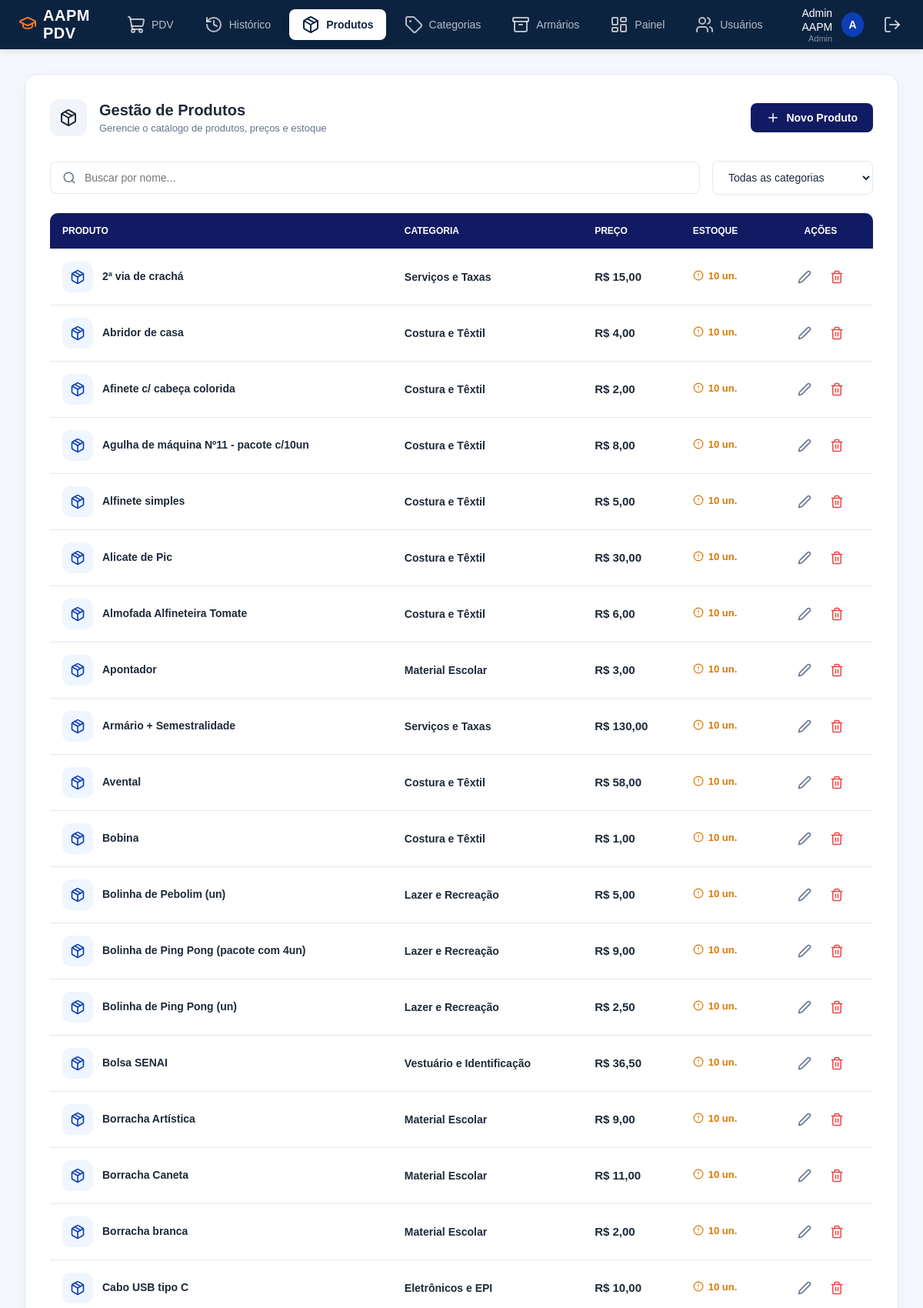
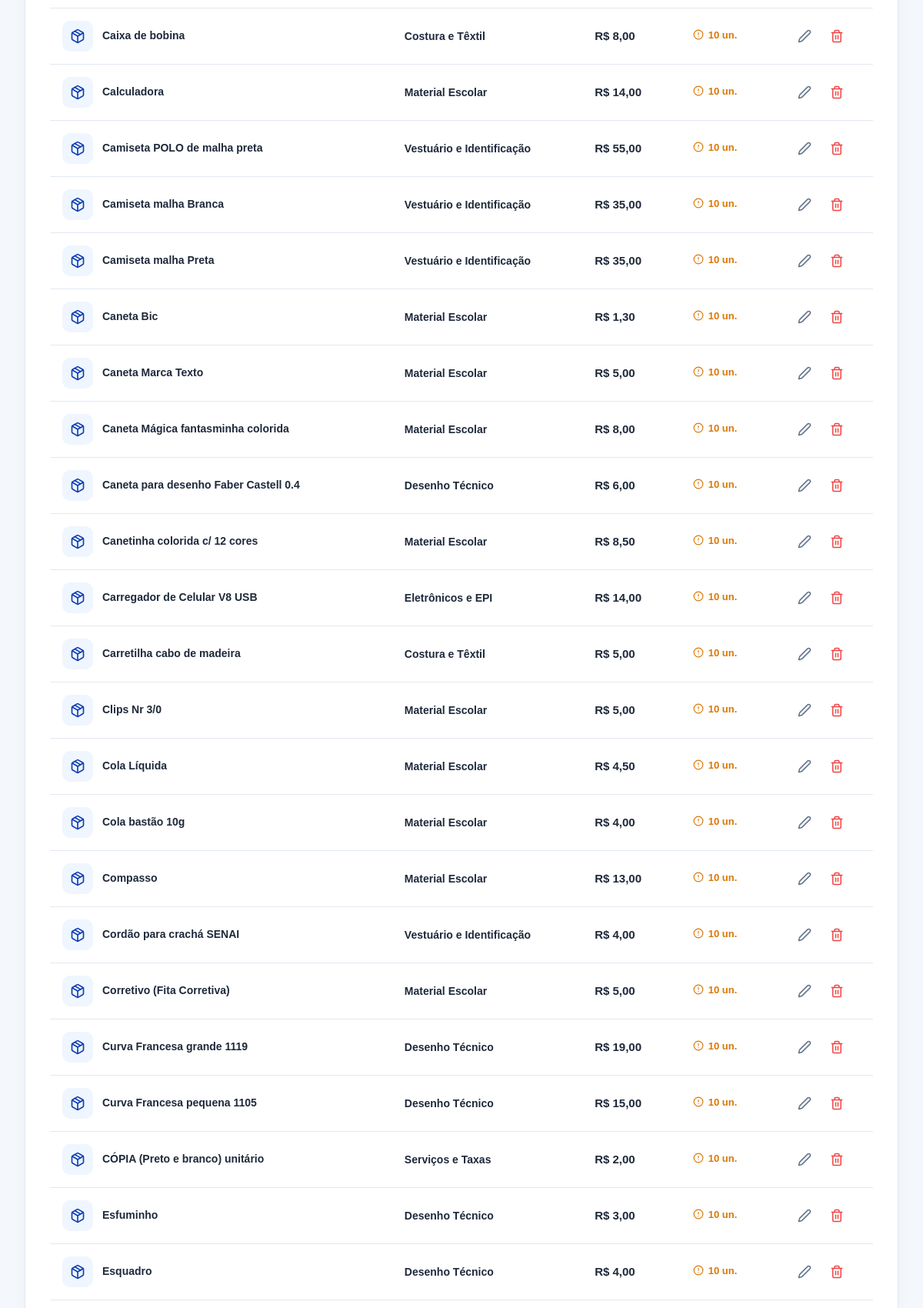
The page /produtos/ (signed in, upper part) on the database its author committed (2 pictures, top to bottom).
### app/models/produto.py (models this page shows, shortened)
class Produto(Base):
    __tablename__ = "produtos"
    id = Column(Integer, primary_key=True, autoincrement=True, index=True)
    nome  = Column(String(150), nullable=False, index=True)
    preco = Column(Float, nullable=False, default=0.1)
    estoque_atual = Column(Integer, nullable=False, default=0)
    ativo = Column(Boolean, default=True)
    imagem_path = Column(String(255), nullable=True)
    categoria_id = Column(Integer, ForeignKey("categorias.id", onupdate="SET NULL"), nullable=True)
    categoria = relationship("Categoria", back_populates="produtos")

### app/models/categoria.py (models this page shows)
class Categoria(Base):
    __tablename__ = "categorias"
    id = Column(Integer, primary_key=True, autoincrement=True, index=True)
    nome  = Column(String(100), nullable=False, unique=True)
    ativo = Column(Boolean, default=True)
    produtos = relationship("Produto", back_populates="categoria", lazy="select")

### app/controllers/produto_controller.py (the view)
@router.get("/")
def listar_produtos(
    request: Request,
    busca: str = "",
    categoria_id: int = 0,       # 0 = todas as categorias
    db: Session = Depends(get_db),
    admin = Depends(get_admin)
):
    query = db.query(Produto).filter(Produto.ativo == True)
    if busca:
        query = query.filter(Produto.nome.ilike(f"%{busca}%"))
    if categoria_id:
        query = query.filter(Produto.categoria_id == categoria_id)
    produtos    = query.order_by(Produto.nome).all()
    categorias  = db.query(Categoria).filter(Categoria.ativo == True).all()
    return templates.TemplateResponse(
        request,
        "produtos/index.html",
        {
            "request":      request,
            "usuario":      admin,
            "produtos":     produtos,
            "categorias":   categorias,
            "busca":        busca,
            "categoria_id": categoria_id,
        }
    )

### app/templates/produtos/index.html (shortened to what this page needs)
{% extends "base.html" %}
{% block styles %}
<link rel="stylesheet" href="/static/css/produtos.css?v=7">
{% endblock %}
{% block content %}
<div class="page-wrapper">
    <div class="content-card">
        <div class="page-header">
            <div class="header-info">
                <div class="header-icon">
                    <i data-lucide="package" style="width: 24px; height: 24px;"></i>
                </div>
                <div class="title-area">
                    <h2>Gestão de Produtos</h2>
                    <p>Gerencie o catálogo de produtos, preços e estoque</p>
                </div>
            </div>
            {% if usuario.role == 'admin' %}
            <a href="/produtos/novo" class="btn-primary">
                <i data-lucide="plus" style="width: 18px; height: 18px;"></i>
                Novo Produto
            </a>
            {% endif %}
        </div>
        <form method="get" action="/produtos" class="filters-bar" id="filterFormProdutos">
            <div class="search-input-wrapper">
                <input type="text" name="busca" placeholder="Buscar por nome..." value="{{ busca }}" id="busca-input"
                    onkeydown="if(event.key === 'Enter') event.preventDefault();">
                <button type="submit" class="search-icon-btn" title="Pesquisar">
                    <i data-lucide="search"></i>
                </button>
            </div>
            <select name="categoria_id" class="filter-select"
                onchange="document.getElementById('filterFormProdutos').submit()">
                <option value="0">Todas as categorias</option>
            </select>
        </form>
        <table class="data-table">
            <thead>
                <tr>
                    <th>Produto</th>
                    <th>Categoria</th>
                    <th>Preço</th>
                    <th>Estoque</th>
                    <th style="text-align: center;">Ações</th>
                </tr>
            </thead>
            <tbody>
                {% for p in produtos %}
                <tr class="product-row">
                    <td>
                        <div class="product-cell">
                            <div class="product-icon-small">
                                {% if p.imagem_path %}
                                <img src="/static/{{ p.imagem_path }}" alt="{{ p.nome }}" style="width: 100%; height: 100%; object-fit: cover; border-radius: 10px;">
                                {% else %}
                                <i data-lucide="package" style="width: 20px; height: 20px;"></i>
                                {% endif %}
                            </div>
                            <div class="product-details-cell">
                                <strong class="product-name">{{ p.nome }}</strong>
                            </div>
                        </div>
                    </td>
                    <td>
                        <span class="product-category">{{ p.categoria.nome if p.categoria else "Sem Categoria" }}</span>
                    </td>
                    <td>
                        <strong class="product-price">R$ {{ "%.2f"|format(p.preco)|replace('.', ',') }}</strong>
                    </td>
                    <td>
                        <div class="product-stock-actions">
                            {% if p.estoque_atual == 0 %}
                            <span class="stock-badge stock-empty">
                                <i data-lucide="alert-triangle" style="width: 14px; height: 14px;"></i>
                                Sem estoque
                            </span>
                            {% elif p.estoque_atual <= 10 %}
                            <span class="stock-badge stock-low">
                                <i data-lucide="alert-circle" style="width: 14px; height: 14px;"></i>
                                {{ p.estoque_atual }} un.
                            </span>
                            {% else %}
                            <span class="stock-badge stock-ok">
                                <i data-lucide="check-circle" style="width: 14px; height: 14px;"></i>
                                {{ p.estoque_atual }} un.
                            </span>
                            {% endif %}
                        </div>
                    </td>
                    <td style="text-align: center;">
                        <div style="display: flex; justify-content: center; gap: 8px;">
                            {% if usuario.role == 'admin' %}
                            <a href="/produtos/{{ p.id }}/editar" class="action-btn-icon" title="Editar">
                                <i data-lucide="edit-2" style="width: 18px; height: 18px;"></i>
                            </a>
                            <form id="form-desativar-{{ p.id }}" action="/produtos/{{ p.id }}/desativar" method="post" style="margin: 0;">
                                <button
                                    type="button"
                                    class="action-btn"
                                    title="Desativar"
                                    onclick="abrirModalDesativar('form-desativar-{{ p.id }}', '{{ p.nome }}')"
                                >
                                    <i data-lucide="trash-2" style="width: 18px; height: 18px;"></i>
                                </button>
                            </form>
                            {% endif %}
                        </div>
                    </td>
                </tr>
                {% endfor %}
            </tbody>
        </table>
    </div>
</div>
{% endblock %}

### app/static/css/dashboard.css (style rules this page uses)
:root { --primary-color: #0c2340; --accent-color: #0e3eb3; --accent-hover: #0a2d83; --orange-color: #ff7a28; --orange-hover: #f25a00; --orange-disabled: #fbc6a4; --bg-main: #f8fafc; --bg-card: #ffffff; --border-color: #e2e8f0; --text-primary: #1e293b; --text-muted: #64748b; }
* { margin: 0; padding: 0; box-sizing: border-box; font-family: 'Inter', sans-serif; }
body { background-color: var(--bg-main); color: var(--text-primary); height: 100vh; display: flex; flex-direction: column; overflow: hidden; }
.search-icon-btn { position: absolute; left: 16px; top: 50%; transform: translateY(-50%); background: none; border: none; color: var(--text-muted); cursor: pointer; display: flex; align-items: center; justify-content: center; padding: 0; transition: color 0.2s ease; }
.product-name { font-size: 13px; font-weight: 600; color: var(--text-primary); line-height: 1.4; display: -webkit-box; -webkit-box-orient: vertical; -webkit-line-clamp: 2; line-clamp: 2; overflow: hidden; }
.product-category { font-size: 11px; color: var(--text-muted); }
.product-price { font-size: 15px; font-weight: 700; color: var(--accent-color); }

### app/static/css/style.css (style rules this page uses)
* { margin:0; padding:0; box-sizing:border-box; font-family:Arial, Helvetica, sans-serif; }
body { background:#f4f7fc; }
table { width:100%; border-collapse:collapse; background:white; border-radius:10px; overflow:hidden; }
table th { background:#2563eb; color:white; padding:15px; text-align:left; }
table td { padding:15px; border-bottom:1px solid #ddd; }

### rows shown on the page
Produto: nome "2ª via de crachá", categoria "Serviços e Taxas", preco "15,00", estoque_atual "10"
Produto: nome "Abridor de casa", categoria "Costura e Têxtil", preco "4,00", estoque_atual "10"
Produto: nome "Afinete c/ cabeça colorida", categoria "Costura e Têxtil", preco "2,00", estoque_atual "10"
Produto: nome "Agulha de máquina Nº11 - pacote c/10un", categoria "Costura e Têxtil", preco "8,00", estoque_atual "10"
Produto: nome "Alfinete simples", categoria "Costura e Têxtil", preco "5,00", estoque_atual "10"
Produto: nome "Alicate de Pic", categoria "Costura e Têxtil", preco "30,00", estoque_atual "10"
Produto: nome "Almofada Alfineteira Tomate", categoria "Costura e Têxtil", preco "6,00", estoque_atual "10"
Produto: nome "Apontador", categoria "Material Escolar", preco "3,00", estoque_atual "10"
Produto: nome "Armário + Semestralidade", categoria "Serviços e Taxas", preco "130,00", estoque_atual "10"
Produto: nome "Avental", categoria "Costura e Têxtil", preco "58,00", estoque_atual "10"
Produto: nome "Bobina", categoria "Costura e Têxtil", preco "1,00", estoque_atual "10"
Produto: nome "Bolinha de Pebolim (un)", categoria "Lazer e Recreação", preco "5,00", estoque_atual "10"
Produto: nome "Bolinha de Ping Pong (pacote com 4un)", categoria "Lazer e Recreação", preco "9,00", estoque_atual "10"
Produto: nome "Bolinha de Ping Pong (un)", categoria "Lazer e Recreação", preco "2,50", estoque_atual "10"
Produto: nome "Bolsa SENAI", categoria "Vestuário e Identificação", preco "36,50", estoque_atual "10"
Produto: nome "Borracha Artística", categoria "Material Escolar", preco "9,00", estoque_atual "10"
Produto: nome "Borracha Caneta", categoria "Material Escolar", preco "11,00", estoque_atual "10"
Produto: nome "Borracha branca", categoria "Material Escolar", preco "2,00", estoque_atual "10"
Produto: nome "Cabo USB tipo C", categoria "Eletrônicos e EPI", preco "10,00", estoque_atual "10"
Produto: nome "Caixa de bobina", categoria "Costura e Têxtil", preco "8,00", estoque_atual "10"
Produto: nome "Calculadora", categoria "Material Escolar", preco "14,00", estoque_atual "10"
Produto: nome "Camiseta POLO de malha preta", categoria "Vestuário e Identificação", preco "55,00", estoque_atual "10"
Produto: nome "Camiseta malha Branca", categoria "Vestuário e Identificação", preco "35,00", estoque_atual "10"
Produto: nome "Camiseta malha Preta", categoria "Vestuário e Identificação", preco "35,00", estoque_atual "10"
Produto: nome "Caneta Bic", categoria "Material Escolar", preco "1,30", estoque_atual "10"
Produto: nome "Caneta Marca Texto", categoria "Material Escolar", preco "5,00", estoque_atual "10"
Produto: nome "Caneta Mágica fantasminha colorida", categoria "Material Escolar", preco "8,00", estoque_atual "10"
Produto: nome "Caneta para desenho Faber Castell 0.4", categoria "Desenho Técnico", preco "6,00", estoque_atual "10"
Produto: nome "Canetinha colorida c/ 12 cores", categoria "Material Escolar", preco "8,50", estoque_atual "10"
Produto: nome "Carregador de Celular V8 USB", categoria "Eletrônicos e EPI", preco "14,00", estoque_atual "10"
Produto: nome "Carretilha cabo de madeira", categoria "Costura e Têxtil", preco "5,00", estoque_atual "10"
Produto: nome "Clips Nr 3/0", categoria "Material Escolar", preco "5,00", estoque_atual "10"
Produto: nome "Cola Líquida", categoria "Material Escolar", preco "4,50", estoque_atual "10"
Produto: nome "Cola bastão 10g", categoria "Material Escolar", preco "4,00", estoque_atual "10"
Produto: nome "Compasso", categoria "Material Escolar", preco "13,00", estoque_atual "10"
Produto: nome "Cordão para crachá SENAI", categoria "Vestuário e Identificação", preco "4,00", estoque_atual "10"
Produto: nome "Corretivo (Fita Corretiva)", categoria "Material Escolar", preco "5,00", estoque_atual "10"
Produto: nome "Curva Francesa grande 1119", categoria "Desenho Técnico", preco "19,00", estoque_atual "10"
Produto: nome "Curva Francesa pequena 1105", categoria "Desenho Técnico", preco "15,00", estoque_atual "10"
Produto: nome "CÓPIA (Preto e branco) unitário", categoria "Serviços e Taxas", preco "2,00", estoque_atual "10"
Produto: nome "Esfuminho", categoria "Desenho Técnico", preco "3,00", estoque_atual "10"
Produto: nome "Esquadro", categoria "Desenho Técnico", preco "4,00", estoque_atual "10"

### other values the page prints
{{ usuario.nome if usuario else 'Administrador' }} "Admin AAPM"
{{ usuario.role|capitalize if usuario else 'Admin' }} "Admin"
{{ (usuario.nome[0]|upper) if usuario else 'A' }} "A"
